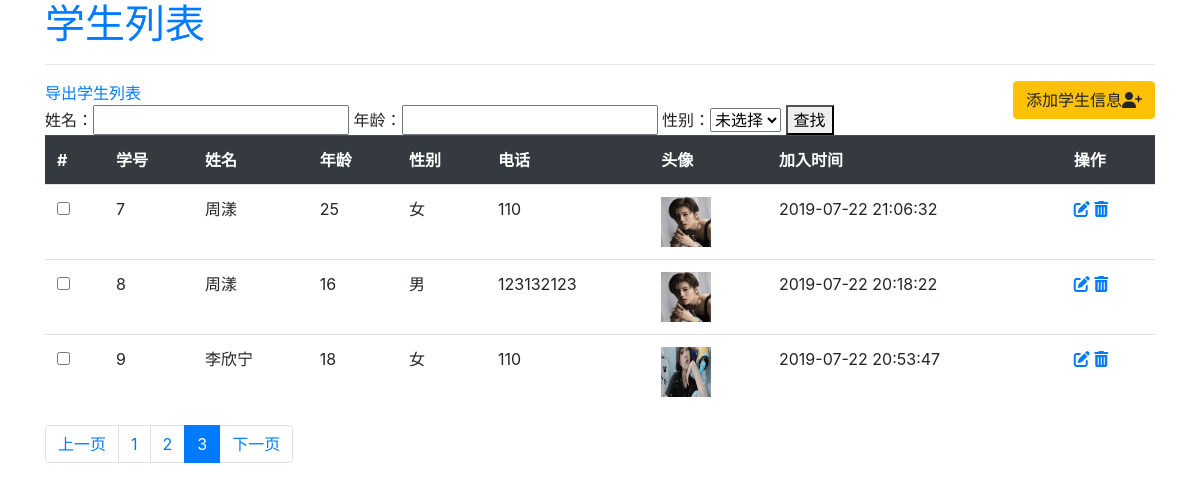
The app's page /student/index/?page_no=3&page_size=3 with its own data.
### student/models.py (models this page shows, shortened)
class Student(models.Model):
    GENDER_CHOICES = (
        (0,'未选择'),    #(存数据库的值，渲染出来的值)
        (1,'男'),
        (2,'女'),
        (3,'保密')
    )
    no = models.IntegerField(verbose_name='学号',unique=True)
    name = models.CharField(verbose_name='姓名',max_length=20)
    age = models.PositiveSmallIntegerField()
    gender = models.SmallIntegerField(verbose_name='性别',choices=GENDER_CHOICES,default=0)
    phone = models.CharField(verbose_name='电话号码',null=True,blank=True,max_length=50)
    avatar = models.ImageField(verbose_name='头像',upload_to='image/avatar')
    join_time = models.DateTimeField(verbose_name='加入时间',auto_now_add=True)
    last_modified_time = models.DateTimeField(verbose_name='上次修改时间',auto_now_add=True)

### student/views.py (the view)
# urls.py: path('index/',views.index),
def index(request):
    page_no = int(request.GET.get('page_no',1)) #从第几页显示
    page_size = int(request.GET.get('page_size',3))#一页显示几条数据
    start_index = (page_no - 1) * page_size #(1-1)*3
    end_index = page_no * page_size
    rows_amount = Student.objects.all().count()
    page_amount = ceil(rows_amount/page_size)
    page_amount_list = [i for i in range(page_amount)]
    if page_size > page_amount or page_size < 0:
        error_message = '请求页码超过最大页码'
    lsj = Student.objects.all().order_by('no')[start_index:end_index]
    context = {
        'lsj':lsj,
        'page_amount_list':page_amount_list,
        'page_previous':page_no - 1,
        'page_no':page_no,
        'page_next':page_no +1,
        }
    return (render(request,'student/index.html',context))

### templates/student/index.html (shortened to what this page needs)
<!DOCTYPE html>
<html lang="en">
<head>
    <link rel="stylesheet" href="https://stackpath.bootstrapcdn.com/bootstrap/4.3.1/css/bootstrap.min.css">
</head>
<body>
<div class="container">
    <h1 class="info"><a href="/student/index/">学生列表</a></h1>
    <hr class="divider">
    <a href="/student/add/"><button class="btn btn-warning btn-ig float-right">添加学生信息<i class="fas fa-user-plus"></i></button></a>
    <a href="{% url 'excel_Excel' %}">导出学生列表</a>
    <form action="/student/derive/" method="post">
        姓名：<input type="text" name="name" />
        年龄：<input type="text" name="age" />
        性别：<select name="gender">
        <option value="0" selected>未选择</option>
    </select>
        <button type="submit">查找</button>
    </form>
<table class="table">
    <tr class="thead-dark">
         <th>#</th>
        <th>学号</th>
        <th>姓名</th>
        <th>年龄</th>
        <th>性别</th>
        <th>电话</th>
        <th>头像</th>
        <th>加入时间</th>
        <th>操作</th>
    </tr>
    {% for stu in lsj %}
    <tr>
        <td><input type="checkbox" name="student"></td>
        <td>{{ stu.no }}</td>
        <td>{{ stu.name }}</td>
        <td>{{ stu.age }}</td>
        <td>{{ stu.get_gender_display }}</td>
        <td>{{ stu.phone }}</td>
        <td><img src="/media/{{ stu.avatar }}" width="50px" height="50px"></td>
        <td>{{ stu.join_time | date:"Y-m-d H:i:s" }}</td>
        <td><a href="/student/{{ stu.no }}/update"><i class="fas fa-edit"></i></a>
            <a href="/student/{{ stu.no }}/delete"><i class="fas fa-trash-alt"></i></a></td>
    </tr>
    {% endfor %}
</table>
     <nav aria-label="page navigation">
         <ul class="pagination">
             <li class="page-item"><a href="?page_no={{ page_previous }}&page_size=3" class="page-link">上一页</a></li>
             {% for i in page_amount_list %}
                 <li {% if forloop.counter == page_no %} class="page-item active" {% else %} class="page-item"{% endif %}
                >
                    <a  href="/student/index/?page_no={{ forloop.counter }}&page_size=3" class="page-link">{{ forloop.counter }}</a>
                </li>
             {% endfor %}
             <li class="page-item"><a href="?page_no={{ page_next }}&page_size=3" class="page-link">下一页</a></li>
         </ul>
     </nav>
</div>
</body>
</html>

### records on screen
Student: no "7", name "周漾", age "25", gender "女", phone "110", join_time "2019-07-22 21:06:32"
Student: no "8", name "周漾", age "16", gender "男", phone "123132123", join_time "2019-07-22 20:18:22"
Student: no "9", name "李欣宁", age "18", gender "女", phone "110", shows a picture, join_time "2019-07-22 20:53:47"
